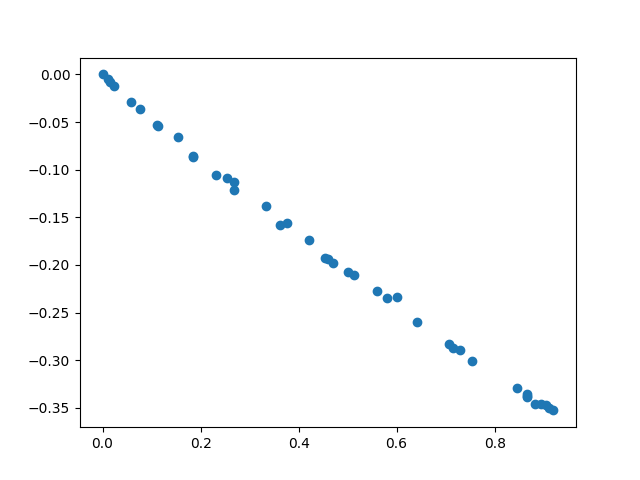

Write the Python code that produced this figure.
from chgnet.model.model import CHGNet
from chgnet.model.dynamics import CHGNetCalculator    

from ase.db import connect
import numpy as np
from matplotlib import pyplot as plt
import os

chgnet = CHGNet.from_file("/nfs/turbo/coe-venkvis/ziqiw-turbo/fine-tune/CHGNet/06-30-2024/bestE_epoch571_e1_f8_s9_mNA.pth.tar")
chgnetCalc = CHGNetCalculator(model=chgnet)

bccDB = connect("/nfs/turbo/coe-venkvis/ziqiw-turbo/DFT/LiMg/LiMg-Jun27-bcc.db")

if os.path.isfile("bccE.npy"):
    bccE = np.load("bccE.npy", allow_pickle=True)
    bccX = np.load("bccX.npy", allow_pickle=True)
    bccN = np.load("bccN.npy", allow_pickle=True)
else:
    bccE = []
    bccX = []
    bccN = []
    for idx, bcc in enumerate(bccDB.select("")):
        bccAtoms = bcc.toatoms()

        if len(bccAtoms) == 1:
            continue
        if np.sum(bccAtoms.numbers == 3) <= len(bccAtoms)/2:
            bccAtoms.calc = chgnetCalc
            bccXTmp = np.sum(bccAtoms.numbers == 3)/(len(bccAtoms)-np.sum(bccAtoms.numbers == 3))
            bccX.append(bccXTmp)
            bccE.append(bccAtoms.get_potential_energy())
            bccN.append(len(bccAtoms)-np.sum(bccAtoms.numbers == 3))
            print(idx, bccX[-1], bccE[-1])
        if len(bccAtoms) == np.sum(bccAtoms.numbers == 3):
            bccAtoms.calc = chgnetCalc
            bccLiGS = bccAtoms.get_potential_energy()/len(bccAtoms)
        if np.sum(bccAtoms.numbers == 3) == 0:
            bccAtoms.calc = chgnetCalc
            bccMgGS = bccAtoms.get_potential_energy()/len(bccAtoms)


    bccE = np.array(bccE)
    bccX = np.array(bccX)
    bccN = np.array(bccN)

    # np.save("bccE.npy", bccE)
    np.save("bccX.npy", bccX)
    np.save("bccN.npy", bccN)
    

bccEPA = bccE/bccN


hcpDB = connect("/nfs/turbo/coe-venkvis/ziqiw-turbo/DFT/LiMg/LiMg-Jun27-hcp.db")

if os.path.isfile("hcpE.npy"):
    hcpE = np.load("hcpE.npy", allow_pickle=True)
    hcpX = np.load("hcpX.npy", allow_pickle=True)
    hcpN = np.load("hcpN.npy", allow_pickle=True)
else:
    hcpE = []
    hcpX = []
    hcpN = []
    for idx, hcp in enumerate(hcpDB.select("")):
        hcpAtoms = hcp.toatoms()
        
        if len(hcpAtoms) == 1:
            continue
        if np.sum(hcpAtoms.numbers == 3) < len(hcpAtoms)/2:
            hcpAtoms.calc = chgnetCalc
            hcpXTmp = np.sum(hcpAtoms.numbers == 3)/(len(hcpAtoms)-np.sum(hcpAtoms.numbers == 3))
            hcpX.append(hcpXTmp)
            hcpE.append(hcpAtoms.get_potential_energy())
            hcpN.append(len(hcpAtoms)-np.sum(hcpAtoms.numbers == 3))
            print(idx, hcpX[-1], hcpE[-1])
        if np.sum(hcpAtoms.numbers == 3) == 0:
            hcpAtoms.calc = chgnetCalc
            hcpMgGS = hcpAtoms.get_potential_energy()/len(hcpAtoms)
        if np.sum(hcpAtoms.numbers == 3) == len(hcpAtoms):
            hcpAtoms.calc = chgnetCalc
            hcpLiGS = hcpAtoms.get_potential_energy()/len(hcpAtoms)

    hcpE = np.array(hcpE)
    hcpX = np.array(hcpX)
    hcpN = np.array(hcpN)

    # np.save("hcpE.npy", hcpE)
    np.save("hcpX.npy", hcpX)
    np.save("hcpN.npy", hcpN)
    
hcpEPA = hcpE/hcpN
# hcpGS = bccEPA[bccX == 0][0]
# bccGS = hcpEPA[hcpX == 1][0]

bccFormationEPA = bccEPA -  hcpMgGS - bccX * bccLiGS
hcpFormationEPA = hcpEPA -  hcpMgGS - hcpX * bccLiGS

# print("bcc li:", bccGS, "hcp li:", hcpEPA[hcpX == 1][0])
# print("bcc mg:", bccEPA[bccX == 0][0], "hcp mg:", hcpGS)
# print("bccGS", bccGS, "hcpGS", hcpGS)

# plt.plot(bccX, bccFormationEPA, 'o')
plt.plot(hcpX, hcpFormationEPA, 'o')
# plt.xlim([0, 1])
# plt.ylim([np.min(bccFormationEPA[bccX <= 1]), np.max(bccFormationEPA[bccX <= 1])])
# plt.legend(["bcc", "hcp"])
# plt.title("HCP LiMg")
plt.savefig("convex_hull.png")
    
